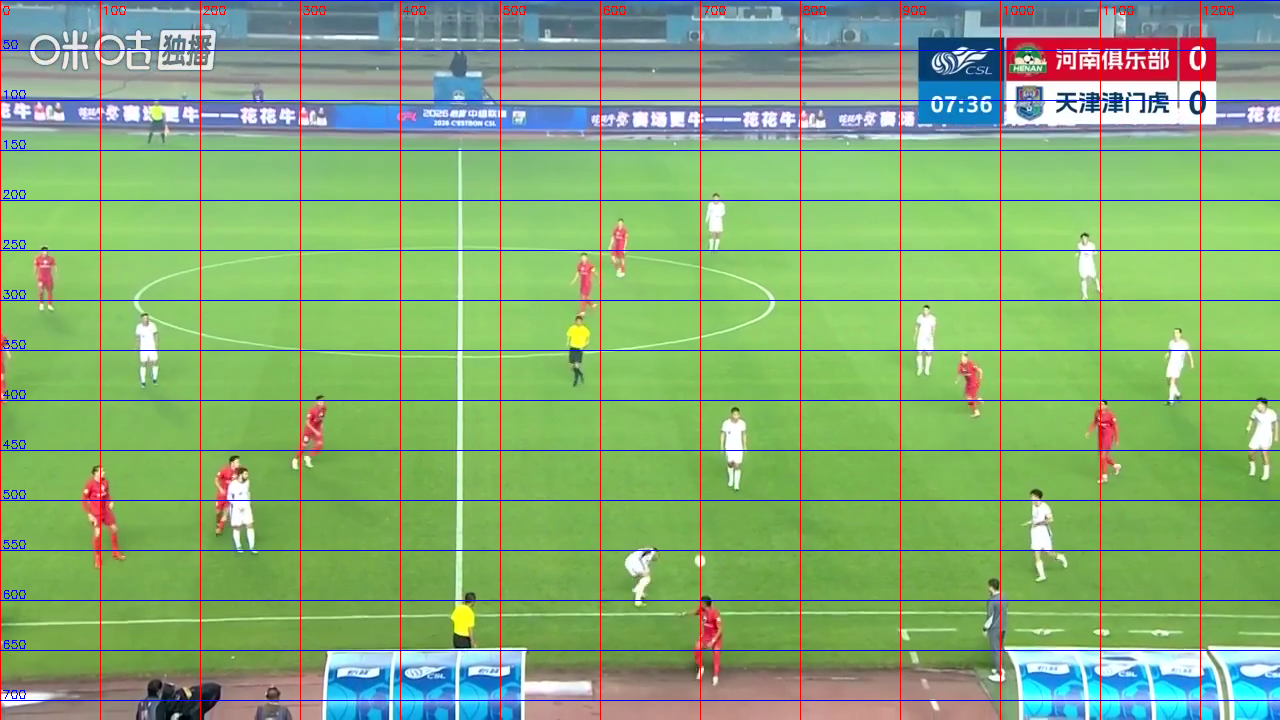
#> input picture build/_grid_n03.png, 1280 x 720 px
$ python lcd_data.py --image ../build/_grid_n03.png
#> lines starting #> are read from the running program, lines starting #| are printed output that depends on the picture
"""lcd_data.py -- LCD 1bpp 帧缓存数据：独立打包器 + 诊断图生成。

与旧 bram_fb/status_display 无关，口径写死在这里：
  · 每行 WPR = W/32 个 32-bit 字，共 H 行；
  · 字内 bit0 = 最左像素，bit31 = 该字第 32 个像素；
  · 输出 .bin 为小端 uint32 原始流，板端按字直接写 BRAM。

用法：
    python tools/lcd_data.py --size 800x480 --pattern text --bin fb.bin --png fb.png
    python tools/lcd_data.py --selftest
"""
import argparse
import struct
import sys
from pathlib import Path

import numpy as np

ROOT = Path(__file__).resolve().parent.parent
FONT = ROOT / "data" / "fonts" / "simhei_subset.ttf"

SIZES = {"800x480": (800, 480), "480x272": (480, 272)}


def pack_1bpp(gray, w, h):
    """灰度图 -> uint32 数组。bit0=最左像素，行优先，无行填充（w 必须是 32 的倍数）。"""
    a = np.asarray(gray, dtype=np.uint8)
    if a.shape != (h, w):
        raise ValueError("shape %s != (%d,%d)" % (a.shape, h, w))
    if w % 32:
        raise ValueError("width %d not multiple of 32" % w)
    bits = (a > 127).astype(np.uint8).reshape(h, w)
    packed = np.packbits(bits, axis=1, bitorder="little")   # 每行 w/8 字节
    words = np.frombuffer(packed.tobytes(), dtype="<u4").copy()
    return words


# [4 lines left out: function unpack_1bpp, not called in this run]


def _canvas(w, h):
    return np.zeros((h, w), dtype=np.uint8)


# [18 lines left out: functions _border, _text, not called in this run]


# ---------------------------------------------------------------------------
# 4bpp（16 色）自证图 —— LCD 现在的格式
#
# 自证方式与 1bpp 的 tag 图同理：字 (r,k) 的 8 个像素全写索引 (r+k)&15，
# 于是「面板第 R 行第 0 个字」应当正好是 8 个 (R&15) 拼起来：
#   0x00000000 / 0x11111111 / ... / 0xFFFFFFFF
# 读侧读错行、读错字、位序错、把 4bpp 当 1bpp，全都会立刻对不上。
# ---------------------------------------------------------------------------
PAL4 = [(255, 0, 0), (0, 255, 0), (0, 0, 255), (255, 255, 0),
        (0, 255, 255), (255, 0, 255), (255, 255, 255), (0, 0, 0),
        (128, 0, 0), (0, 128, 0), (0, 0, 128), (128, 128, 0),
        (0, 128, 128), (128, 0, 128), (192, 192, 192), (64, 64, 64)]


def pal4_words():
    return np.array([(r << 16) | (g << 8) | b for (r, g, b) in PAL4], dtype=np.uint32)


# [95 lines left out: functions tag4_words, tag4_png, make_image, not called in this run]


def load_image(path, w, h):
    """任意图片 -> 目标尺寸的 1bpp（Floyd–Steinberg 抖动），用于「直接渲染图片」验收。"""
#> called with path = '../build/_grid_n03.png', w = 800, h = 480
    from PIL import Image
    im = Image.open(path).convert("L").resize((w, h), Image.LANCZOS)
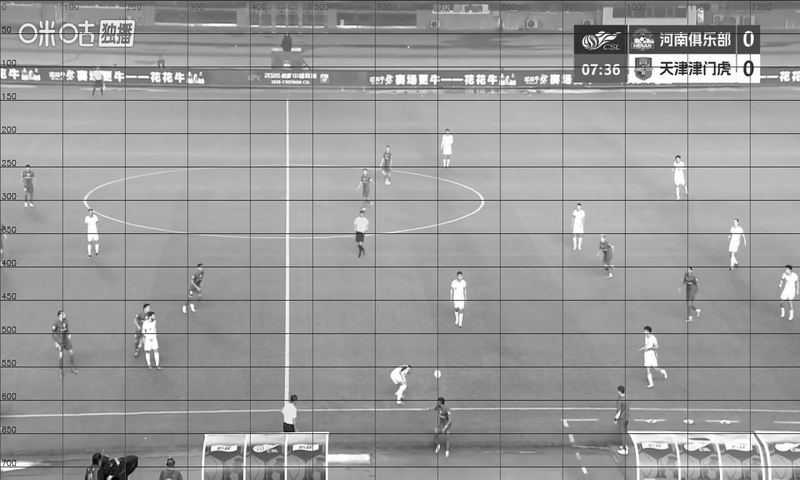
#> im: PIL image 800x480 L; min 0, max 255, mean 154.8
    bw = im.convert("1")                      # PIL 默认 FLOYDSTEINBERG
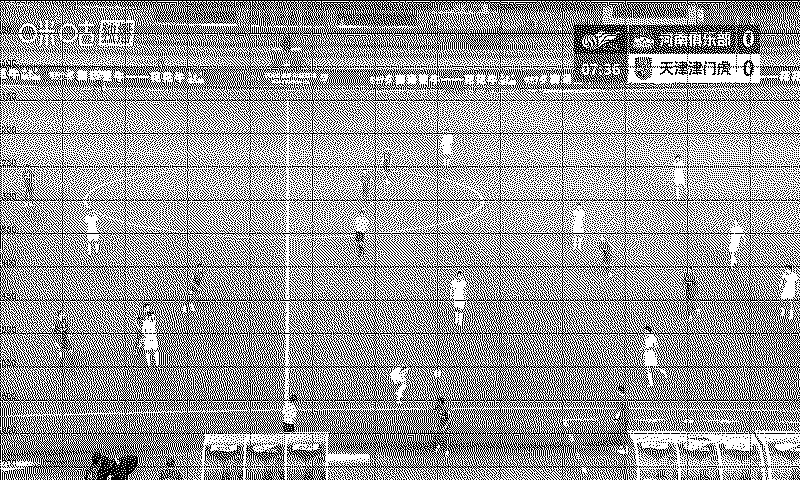
#> bw: PIL image 800x480 1; 60.7% white; black in thin lines or dots
    return (np.asarray(bw).astype(np.uint8)) * 255


# [77 lines left out: functions make_testchart, save_bin, _selftest, not called in this run]


def main():
    ap = argparse.ArgumentParser()
    ap.add_argument("--selftest", action="store_true")
    ap.add_argument("--size", choices=list(SIZES), default="800x480")
    ap.add_argument("--pattern", default="diag",
                    choices=["diag", "bars", "checker", "grid", "split", "white", "black", "chart", "map", "tag"])
    ap.add_argument("--image", help="直接渲染一张图片（任意格式，抖动成 1bpp）")
    ap.add_argument("--bpp", type=int, choices=[1, 4], default=1,
                    help="帧缓存格式：1=黑白（旧），4=16 色（LCD 现行）")
    ap.add_argument("--bin")
    ap.add_argument("--png")
    args = ap.parse_args()

    if args.selftest:
        return _selftest()

    w, h = SIZES[args.size]
    if args.image:
        img = load_image(args.image, w, h)
        pattern = "image:" + Path(args.image).name
    elif args.pattern == "chart":
        img = make_testchart(w, h)
        pattern = "chart"
    else:
        img = make_image(args.pattern, w, h)
        pattern = args.pattern
    if args.bpp == 4:
        import bram_fb
        if pattern == "tag":
            words = np.concatenate([tag4_words(w, h), pal4_words()])
            img = tag4_png(w, h)
        else:
            bgr = np.asarray(img)[:, :, ::-1].copy() if np.asarray(img).ndim == 3                 else np.stack([img] * 3, axis=2)[:, :, ::-1].copy()
            iw, pw = bram_fb.pack_4bpp(bgr, w, h)
            words = np.concatenate([iw, pw])
            pal = np.stack([((pw >> 16) & 0xFF), ((pw >> 8) & 0xFF), (pw & 0xFF)], axis=1)
            idx = np.zeros((h, w), np.uint8)
            for kk in range(8):
                idx[:, kk::8] = ((iw >> (4 * kk)) & 0xF).reshape(h, w // 8)
            img = pal[idx.astype(int)].astype(np.uint8).astype(np.uint8)
    else:
        words = pack_1bpp(img, w, h)
#> in pack_1bpp, `bits = (a > 127).astype(np.uint8).reshape(h, w)`: bits: shape (480, 800); values 0 (black) and 1 (white), 60.7% white; black in thin lines or dots
#> in pack_1bpp, `packed = np.packbits(bits, axis=1, bitorder="little")`:
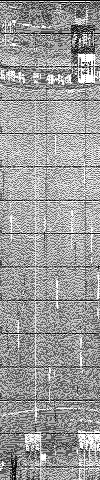
#> packed: shape (480, 100); min 0, max 255, mean 155.2
#> in pack_1bpp, `words = np.frombuffer(packed.tobytes(), dtype="<u4").copy()`: words = 12000 values, max 4294967295 at index 45, min 0 at index 0, mean 2.64e+09
    print("LCD_DATA size=%s pattern=%s bpp=%d words=%d nonzero=%d"
          % (args.size, pattern, args.bpp, len(words), int((words != 0).sum())))
#| LCD_DATA size=800x480 pattern=image:_grid_n03.png bpp=1 words=12000 nonzero=11972
    if args.bin:
        n = save_bin(words, args.bin)
        print("LCD_DATA_BIN %s (%d bytes)" % (args.bin, n))
    if args.png:
        from PIL import Image
        Path(args.png).parent.mkdir(parents=True, exist_ok=True)
        Image.fromarray(img).save(args.png)
        print("LCD_DATA_PNG %s" % args.png)
    return 0


if __name__ == "__main__":
    raise SystemExit(main())
#> (the program exits here)
